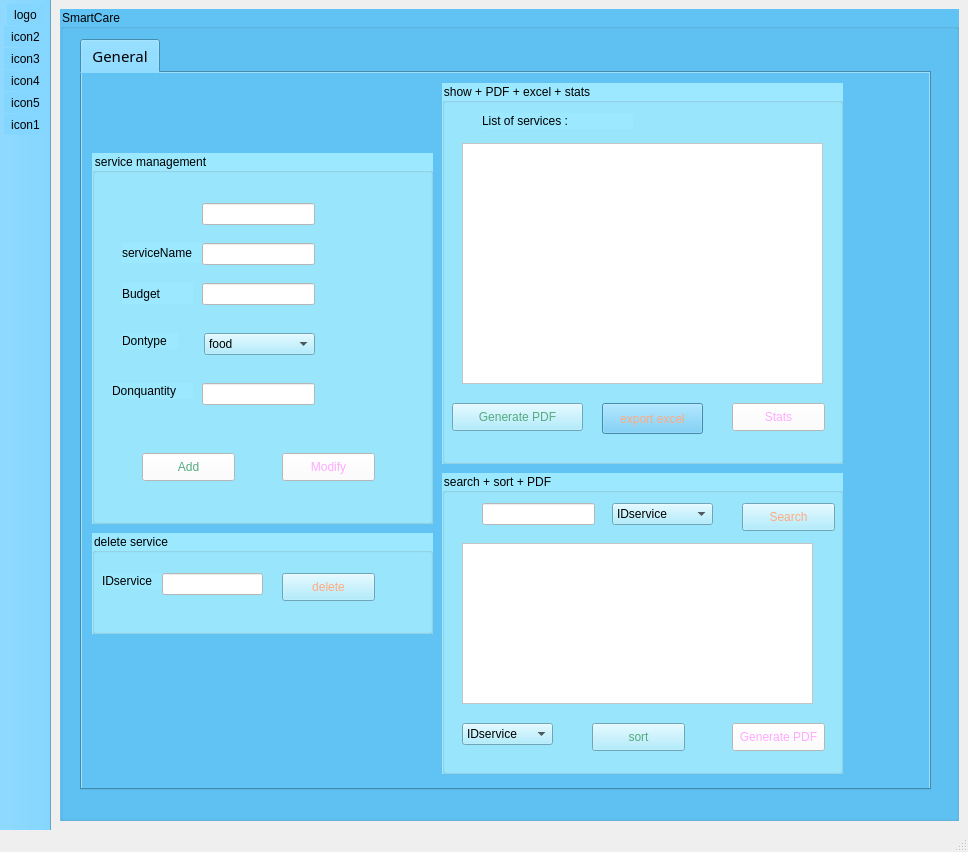
<?xml version="1.0" encoding="UTF-8"?>
<ui version="4.0">
 <class>serMainWindow</class>
 <widget class="QMainWindow" name="serMainWindow">
  <property name="geometry">
   <rect>
    <x>0</x>
    <y>0</y>
    <width>968</width>
    <height>852</height>
   </rect>
  </property>
  <property name="windowTitle">
   <string>MainWindow</string>
  </property>
  <property name="styleSheet">
   <string notr="true"/>
  </property>
  <widget class="QWidget" name="centralwidget">
   <layout class="QVBoxLayout" name="verticalLayout">
    <item>
     <widget class="QGroupBox" name="groupBox">
      <property name="autoFillBackground">
       <bool>false</bool>
      </property>
      <property name="styleSheet">
       <string notr="true">color: rgb(0, 0, 0);
background-color: rgb(96, 195, 244);</string>
      </property>
      <property name="title">
       <string>SmartCare</string>
      </property>
      <widget class="QTabWidget" name="tabWidget">
       <property name="geometry">
        <rect>
         <x>20</x>
         <y>30</y>
         <width>851</width>
         <height>751</height>
        </rect>
       </property>
       <property name="sizePolicy">
        <sizepolicy hsizetype="Expanding" vsizetype="Ignored">
         <horstretch>0</horstretch>
         <verstretch>0</verstretch>
        </sizepolicy>
       </property>
       <property name="font">
        <font>
         <family>Poppins</family>
         <pointsize>11</pointsize>
         <weight>50</weight>
         <bold>false</bold>
        </font>
       </property>
       <property name="currentIndex">
        <number>0</number>
       </property>
       <widget class="QWidget" name="general">
        <attribute name="title">
         <string>General</string>
        </attribute>
        <widget class="QGroupBox" name="groupBox_2">
         <property name="geometry">
          <rect>
           <x>10</x>
           <y>80</y>
           <width>341</width>
           <height>371</height>
          </rect>
         </property>
         <property name="styleSheet">
          <string notr="true">background-color: rgb(155, 232, 255);</string>
         </property>
         <property name="title">
          <string>service management</string>
         </property>
         <widget class="QLabel" name="label_2">
          <property name="geometry">
           <rect>
            <x>20</x>
            <y>230</y>
            <width>81</width>
            <height>16</height>
           </rect>
          </property>
          <property name="text">
           <string>Donquantity</string>
          </property>
         </widget>
         <widget class="QLabel" name="label_4">
          <property name="geometry">
           <rect>
            <x>30</x>
            <y>90</y>
            <width>91</width>
            <height>20</height>
           </rect>
          </property>
          <property name="text">
           <string>serviceName</string>
          </property>
         </widget>
         <widget class="QLabel" name="label_5">
          <property name="geometry">
           <rect>
            <x>30</x>
            <y>130</y>
            <width>71</width>
            <height>21</height>
           </rect>
          </property>
          <property name="text">
           <string>Budget</string>
          </property>
         </widget>
         <widget class="QLineEdit" name="le_budget">
          <property name="geometry">
           <rect>
            <x>110</x>
            <y>130</y>
            <width>113</width>
            <height>22</height>
           </rect>
          </property>
          <property name="styleSheet">
           <string notr="true">background-color: rgb(255, 255, 255);</string>
          </property>
         </widget>
         <widget class="QPushButton" name="pushButton_ajouter">
          <property name="geometry">
           <rect>
            <x>50</x>
            <y>300</y>
            <width>93</width>
            <height>28</height>
           </rect>
          </property>
          <property name="styleSheet">
           <string notr="true">background-color: rgb(255, 255, 255);
color: rgb(85, 170, 127);</string>
          </property>
          <property name="text">
           <string>Add</string>
          </property>
         </widget>
         <widget class="QLineEdit" name="le_ID">
          <property name="geometry">
           <rect>
            <x>110</x>
            <y>50</y>
            <width>113</width>
            <height>22</height>
           </rect>
          </property>
          <property name="styleSheet">
           <string notr="true">background-color: rgb(255, 255, 255);</string>
          </property>
         </widget>
         <widget class="QLabel" name="label_9">
          <property name="geometry">
           <rect>
            <x>30</x>
            <y>180</y>
            <width>56</width>
            <height>16</height>
           </rect>
          </property>
          <property name="text">
           <string>Dontype</string>
          </property>
         </widget>
         <widget class="QLineEdit" name="le_name">
          <property name="geometry">
           <rect>
            <x>110</x>
            <y>90</y>
            <width>113</width>
            <height>22</height>
           </rect>
          </property>
          <property name="styleSheet">
           <string notr="true">background-color: rgb(255, 255, 255);</string>
          </property>
         </widget>
         <widget class="QLineEdit" name="le_qnt">
          <property name="geometry">
           <rect>
            <x>110</x>
            <y>230</y>
            <width>113</width>
            <height>22</height>
           </rect>
          </property>
          <property name="styleSheet">
           <string notr="true">background-color: rgb(255, 255, 255);</string>
          </property>
         </widget>
         <widget class="QPushButton" name="pb_modifier">
          <property name="geometry">
           <rect>
            <x>190</x>
            <y>300</y>
            <width>93</width>
            <height>28</height>
           </rect>
          </property>
          <property name="styleSheet">
           <string notr="true">background-color: rgb(255, 255, 255);
color: rgb(255, 170, 255);</string>
          </property>
          <property name="text">
           <string>Modify</string>
          </property>
         </widget>
         <widget class="QComboBox" name="cb_type">
          <property name="geometry">
           <rect>
            <x>112</x>
            <y>180</y>
            <width>111</width>
            <height>22</height>
           </rect>
          </property>
          <item>
           <property name="text">
            <string>food</string>
           </property>
          </item>
          <item>
           <property name="text">
            <string>blankets</string>
           </property>
          </item>
          <item>
           <property name="text">
            <string>clothes</string>
           </property>
          </item>
          <item>
           <property name="text">
            <string>money</string>
           </property>
          </item>
         </widget>
        </widget>
        <widget class="QGroupBox" name="groupBox_6">
         <property name="geometry">
          <rect>
           <x>360</x>
           <y>10</y>
           <width>401</width>
           <height>381</height>
          </rect>
         </property>
         <property name="styleSheet">
          <string notr="true">background-color: rgb(155, 232, 255);</string>
         </property>
         <property name="title">
          <string>show + PDF + excel + stats</string>
         </property>
         <widget class="QTableView" name="tab_service">
          <property name="geometry">
           <rect>
            <x>20</x>
            <y>60</y>
            <width>361</width>
            <height>241</height>
           </rect>
          </property>
          <property name="styleSheet">
           <string notr="true">background-color: rgb(255, 255, 255);</string>
          </property>
         </widget>
         <widget class="QPushButton" name="pb_pdf1">
          <property name="geometry">
           <rect>
            <x>10</x>
            <y>320</y>
            <width>131</width>
            <height>28</height>
           </rect>
          </property>
          <property name="styleSheet">
           <string notr="true">color: rgb(85, 170, 127);</string>
          </property>
          <property name="text">
           <string>Generate PDF</string>
          </property>
         </widget>
         <widget class="QLabel" name="label">
          <property name="geometry">
           <rect>
            <x>40</x>
            <y>30</y>
            <width>151</width>
            <height>16</height>
           </rect>
          </property>
          <property name="text">
           <string>List of services :</string>
          </property>
         </widget>
         <widget class="QPushButton" name="stats">
          <property name="geometry">
           <rect>
            <x>290</x>
            <y>320</y>
            <width>93</width>
            <height>28</height>
           </rect>
          </property>
          <property name="styleSheet">
           <string notr="true">background-color: rgb(255, 255, 255);
color: rgb(255, 170, 255);</string>
          </property>
          <property name="text">
           <string>Stats</string>
          </property>
         </widget>
        </widget>
        <widget class="QGroupBox" name="groupBox_8">
         <property name="geometry">
          <rect>
           <x>360</x>
           <y>400</y>
           <width>401</width>
           <height>301</height>
          </rect>
         </property>
         <property name="styleSheet">
          <string notr="true">background-color: rgb(155, 232, 255);</string>
         </property>
         <property name="title">
          <string>search + sort + PDF</string>
         </property>
         <widget class="QTableView" name="recherche">
          <property name="geometry">
           <rect>
            <x>20</x>
            <y>70</y>
            <width>351</width>
            <height>161</height>
           </rect>
          </property>
          <property name="styleSheet">
           <string notr="true">background-color: rgb(255, 255, 255);</string>
          </property>
         </widget>
         <widget class="QLineEdit" name="le_recherche">
          <property name="geometry">
           <rect>
            <x>40</x>
            <y>30</y>
            <width>113</width>
            <height>22</height>
           </rect>
          </property>
          <property name="styleSheet">
           <string notr="true">background-color: rgb(255, 255, 255);</string>
          </property>
         </widget>
         <widget class="QComboBox" name="comboBox_recherche">
          <property name="geometry">
           <rect>
            <x>170</x>
            <y>30</y>
            <width>101</width>
            <height>22</height>
           </rect>
          </property>
          <item>
           <property name="text">
            <string>IDservice</string>
           </property>
          </item>
          <item>
           <property name="text">
            <string>serviceName</string>
           </property>
          </item>
          <item>
           <property name="text">
            <string>Dontype</string>
           </property>
          </item>
         </widget>
         <widget class="QPushButton" name="pb_recherche">
          <property name="geometry">
           <rect>
            <x>300</x>
            <y>30</y>
            <width>93</width>
            <height>28</height>
           </rect>
          </property>
          <property name="styleSheet">
           <string notr="true">color: rgb(255, 170, 127);</string>
          </property>
          <property name="text">
           <string>Search</string>
          </property>
         </widget>
         <widget class="QComboBox" name="comboBox_sort">
          <property name="geometry">
           <rect>
            <x>20</x>
            <y>250</y>
            <width>91</width>
            <height>22</height>
           </rect>
          </property>
          <item>
           <property name="text">
            <string>IDservice</string>
           </property>
          </item>
          <item>
           <property name="text">
            <string>serviceName</string>
           </property>
          </item>
          <item>
           <property name="text">
            <string>Donquantity</string>
           </property>
          </item>
         </widget>
         <widget class="QPushButton" name="pb_sort">
          <property name="geometry">
           <rect>
            <x>150</x>
            <y>250</y>
            <width>93</width>
            <height>28</height>
           </rect>
          </property>
          <property name="styleSheet">
           <string notr="true">color: rgb(85, 170, 127);</string>
          </property>
          <property name="text">
           <string>sort</string>
          </property>
         </widget>
         <widget class="QPushButton" name="pb_pdf2">
          <property name="geometry">
           <rect>
            <x>290</x>
            <y>250</y>
            <width>93</width>
            <height>28</height>
           </rect>
          </property>
          <property name="styleSheet">
           <string notr="true">background-color: rgb(255, 255, 255);
color: rgb(255, 170, 255);</string>
          </property>
          <property name="text">
           <string>Generate PDF</string>
          </property>
         </widget>
        </widget>
        <widget class="QGroupBox" name="groupBox_9">
         <property name="geometry">
          <rect>
           <x>10</x>
           <y>460</y>
           <width>341</width>
           <height>101</height>
          </rect>
         </property>
         <property name="styleSheet">
          <string notr="true">background-color: rgb(155, 232, 255);</string>
         </property>
         <property name="title">
          <string>delete service</string>
         </property>
         <widget class="QPushButton" name="pushButton_supprimer">
          <property name="geometry">
           <rect>
            <x>190</x>
            <y>40</y>
            <width>93</width>
            <height>28</height>
           </rect>
          </property>
          <property name="styleSheet">
           <string notr="true">color: rgb(255, 170, 127);</string>
          </property>
          <property name="text">
           <string>delete</string>
          </property>
         </widget>
         <widget class="QLabel" name="label_7">
          <property name="geometry">
           <rect>
            <x>10</x>
            <y>40</y>
            <width>61</width>
            <height>16</height>
           </rect>
          </property>
          <property name="text">
           <string>IDservice</string>
          </property>
         </widget>
         <widget class="QLineEdit" name="le_idsup">
          <property name="geometry">
           <rect>
            <x>70</x>
            <y>40</y>
            <width>101</width>
            <height>22</height>
           </rect>
          </property>
          <property name="styleSheet">
           <string notr="true">background-color: rgb(255, 255, 255);</string>
          </property>
         </widget>
        </widget>
        <widget class="QPushButton" name="export_excel">
         <property name="geometry">
          <rect>
           <x>520</x>
           <y>330</y>
           <width>101</width>
           <height>31</height>
          </rect>
         </property>
         <property name="styleSheet">
          <string notr="true">color: rgb(255, 170, 127);</string>
         </property>
         <property name="text">
          <string>export excel</string>
         </property>
        </widget>
       </widget>
      </widget>
     </widget>
    </item>
   </layout>
  </widget>
  <widget class="QStatusBar" name="statusbar"/>
  <widget class="QToolBar" name="toolBar">
   <property name="windowTitle">
    <string>toolBar</string>
   </property>
   <property name="styleSheet">
    <string notr="true">background-color: rgb(133, 214, 255);</string>
   </property>
   <property name="movable">
    <bool>false</bool>
   </property>
   <property name="iconSize">
    <size>
     <width>100</width>
     <height>100</height>
    </size>
   </property>
   <property name="floatable">
    <bool>true</bool>
   </property>
   <attribute name="toolBarArea">
    <enum>LeftToolBarArea</enum>
   </attribute>
   <attribute name="toolBarBreak">
    <bool>false</bool>
   </attribute>
   <addaction name="logo"/>
   <addaction name="employees"/>
   <addaction name="destitute"/>
   <addaction name="donations"/>
   <addaction name="services"/>
   <addaction name="collects"/>
  </widget>
  <action name="collects">
   <property name="icon">
    <iconset resource="res.qrc">
     <normaloff>:/images/Events.png</normaloff>:/images/Events.png</iconset>
   </property>
   <property name="text">
    <string>icon1</string>
   </property>
   <property name="shortcut">
    <string>Ctrl+E</string>
   </property>
  </action>
  <action name="employees">
   <property name="icon">
    <iconset resource="res.qrc">
     <normaloff>:/images/Employees.png</normaloff>:/images/Employees.png</iconset>
   </property>
   <property name="text">
    <string>icon2</string>
   </property>
  </action>
  <action name="destitute">
   <property name="icon">
    <iconset resource="res.qrc">
     <normaloff>:/images/Destitute.png</normaloff>:/images/Destitute.png</iconset>
   </property>
   <property name="text">
    <string>icon3</string>
   </property>
  </action>
  <action name="donations">
   <property name="icon">
    <iconset resource="res.qrc">
     <normaloff>:/images/Donations.png</normaloff>:/images/Donations.png</iconset>
   </property>
   <property name="text">
    <string>icon4</string>
   </property>
  </action>
  <action name="services">
   <property name="icon">
    <iconset resource="res.qrc">
     <normaloff>:/images/Services.png</normaloff>:/images/Services.png</iconset>
   </property>
   <property name="text">
    <string>icon5</string>
   </property>
  </action>
  <action name="logo">
   <property name="icon">
    <iconset resource="res.qrc">
     <normaloff>:/images/logo application.png</normaloff>:/images/logo application.png</iconset>
   </property>
   <property name="text">
    <string>logo</string>
   </property>
  </action>
 </widget>
 <resources>
  <include location="res.qrc"/>
 </resources>
 <connections/>
</ui>
